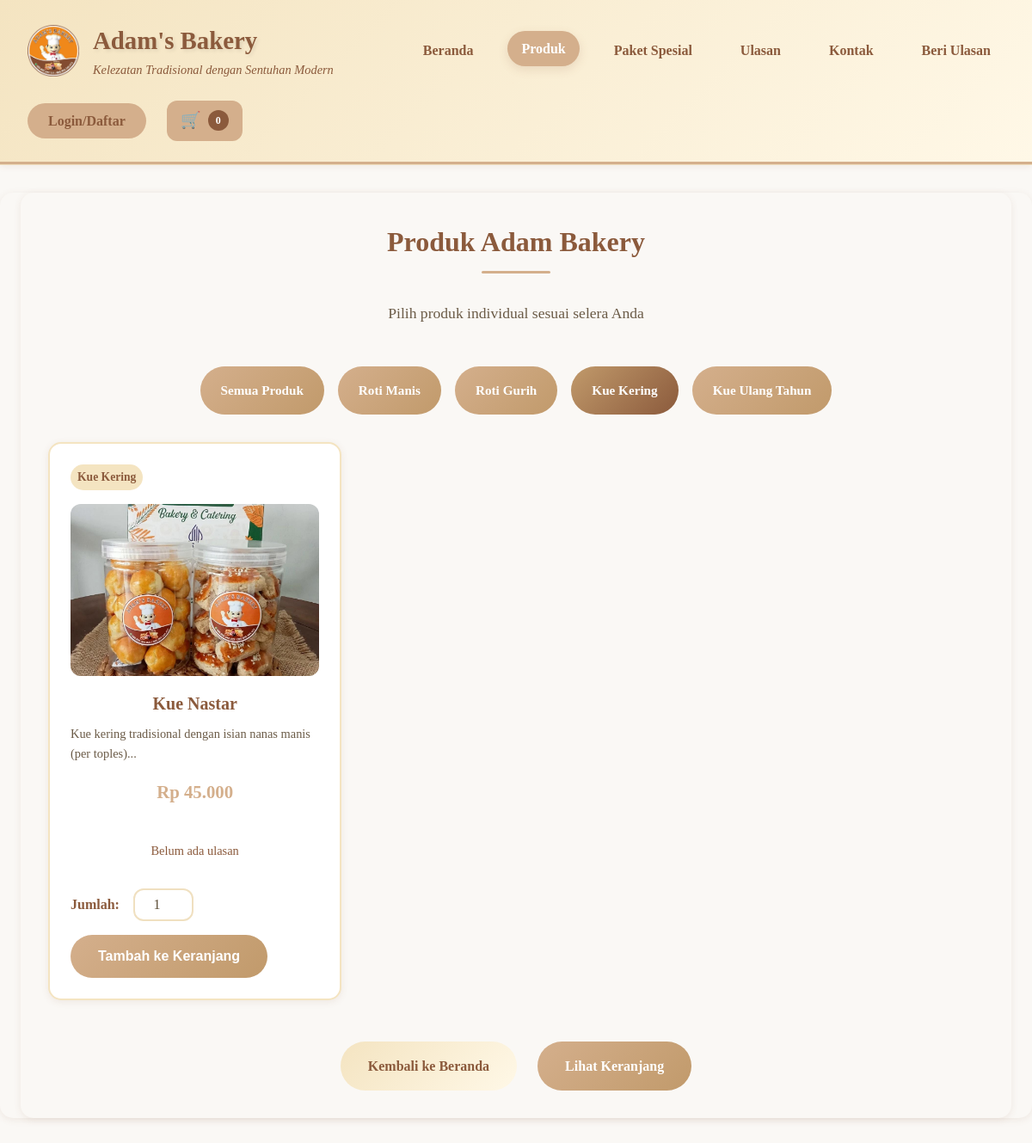
The app's page /products.php?category=Kue Kering (upper part), older data.
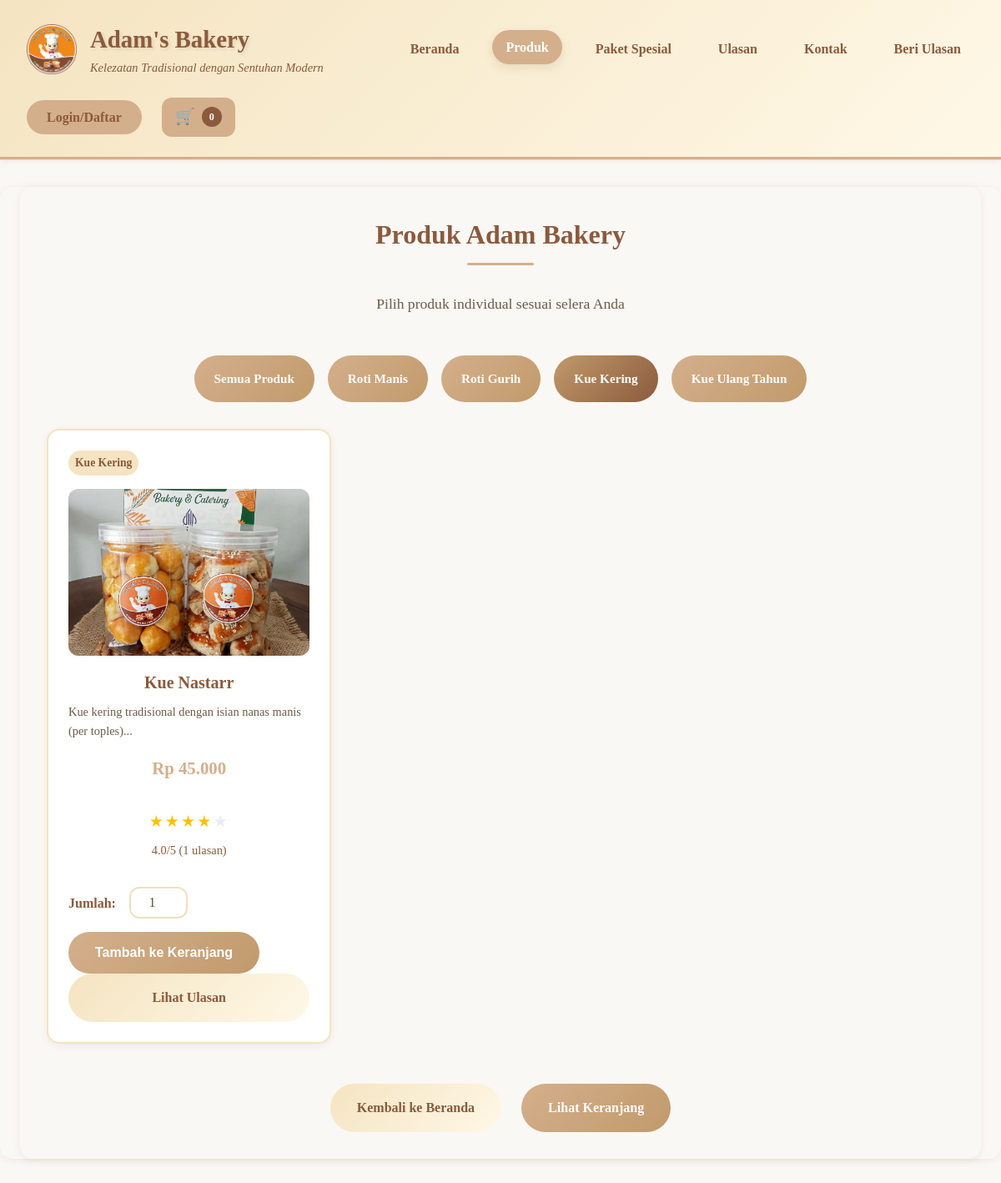
The same page, newer data.
### tables this page shows
CREATE TABLE `products` (
  `id` int(11) NOT NULL AUTO_INCREMENT,
  `category_id` int(11) NOT NULL,
  `nama` varchar(255) NOT NULL,
  `harga` decimal(10,2) NOT NULL,
  `kategori` enum('Roti Manis','Roti Gurih','Kue Kering','Kue Ulang Tahun') NOT NULL,
  `deskripsi` text DEFAULT NULL,
  `image` varchar(255) DEFAULT 'placeholder.jpg',
  `created_at` timestamp NOT NULL DEFAULT current_timestamp(),
  `updated_at` timestamp NOT NULL DEFAULT current_timestamp() ON UPDATE current_timestamp(),
  PRIMARY KEY (`id`),
  KEY `idx_category_id` (`category_id`),
  CONSTRAINT `products_ibfk_1` FOREIGN KEY (`category_id`) REFERENCES `categories` (`id`) ON DELETE CASCADE
);

### backend/sanitizer.php (called while the page is built, shortened)
<?php
class InputSanitizer
{
    public static function sanitizeString($input)
    {
        return trim($input);
    }
    public static function escapeHtml($output)
    {
        return htmlspecialchars($output, ENT_QUOTES, 'UTF-8');
    }
    public static function escapeAttr($output)
    {
        return htmlspecialchars($output, ENT_QUOTES, 'UTF-8');
    }
}
?>

### products.php (the view, shortened to what the changed rows need)
<?php
require_once 'includes/init.php';
$selectedCategory = InputSanitizer::sanitizeString($_GET['category'] ?? CATEGORY_ALL);
$conn = Database::getInstance()->getConnection();
if ($selectedCategory === CATEGORY_ALL) {
    $stmt = $conn->prepare('SELECT id, nama, kategori, harga, deskripsi, image FROM products ORDER BY id DESC');
} else {
    $stmt = $conn->prepare('SELECT id, nama, kategori, harga, deskripsi, image FROM products WHERE kategori = ? ORDER BY id DESC');
    $stmt->bind_param('s', $selectedCategory);
}
$stmt->execute();
$productsResult = $stmt->get_result();
function getProductReviews($conn, $productId)
{
    $stmt = $conn->prepare('SELECT AVG(rating) as avg_rating, COUNT(*) as total FROM reviews WHERE product_id = ? AND item_type = "product"');
    $stmt->bind_param('i', $productId);
    $stmt->execute();
    $result = $stmt->get_result();
    if ($result->num_rows > 0) {
        return $result->fetch_assoc();
    }
    return ['avg_rating' => 0, 'total' => 0];
}
?>
<!DOCTYPE html>
<html lang="id">
<head>
    <link rel="stylesheet" href="/assets/css/style.css">
</head>
<body>
    <?php require_once 'includes/header.php'; ?>
    <main class="products-page">
        <section class="page-header">
            <h2>Produk Adam Bakery</h2>
        </section>
        <section class="products-section">
            <?php if ($productsResult->num_rows > 0): ?>
                <div class="product-grid">
                    <?php while ($product = $productsResult->fetch_assoc()): ?>
                        <?php
                            $reviews = getProductReviews($conn, $product['id']);
                            $imageFile = 'uploads/' . $product['image'];
                        ?>
                        <div class="product-card">
                            <div class="product-category">
                                <?php echo InputSanitizer::escapeHtml($product['kategori']); ?>
                            </div>
                            <img src="<?php echo InputSanitizer::escapeAttr($imageFile); ?>"
                                 alt="<?php echo InputSanitizer::escapeAttr($product['nama']); ?>"
                                 class="product-image">
                            <h3 class="product-name">
                                <?php echo InputSanitizer::escapeHtml($product['nama']); ?>
                            </h3>
                            <?php if ($product['deskripsi']): ?>
                                <p class="product-description">
                                    <?php echo InputSanitizer::escapeHtml(substr($product['deskripsi'], 0, 60) . '...'); ?>
                                </p>
                            <?php endif; ?>
                            <div class="product-price">
                                <?php echo formatCurrency($product['harga']); ?>
                            </div>
                            <div class="product-reviews">
                                <?php if ($reviews['total'] > 0): ?>
                                    <?php echo renderStarRating((int)round($reviews['avg_rating'])); ?>
                                    <small class="review-count">
                                        <?php echo number_format($reviews['avg_rating'], 1); ?>/5 (<?php echo $reviews['total']; ?> ulasan)
                                    </small>
                                <?php else: ?>
                                    <small class="no-reviews">Belum ada ulasan</small>
                                <?php endif; ?>
                            </div>
                            <form method="post" action="add_to_cart.php" class="add-to-cart-form">
                                <div class="quantity-input">
                                    <label for="qty-<?php echo $product['id']; ?>">Jumlah:</label>
                                    <input type="number"
                                           id="qty-<?php echo $product['id']; ?>"
                                           name="quantity"
                                           value="1"
                                           min="1"
                                           max="100">
                                </div>
                                <button type="submit" class="btn btn-primary">Tambah ke Keranjang</button>
                            </form>
                            <?php if ($reviews['total'] > 0): ?>
                                <a href="view_reviews.php?type=product&id=<?php echo $product['id']; ?>"
                                   class="btn btn-secondary">
                                    Lihat Ulasan
                                </a>
                            <?php endif; ?>
                        </div>
                    <?php endwhile; ?>
                </div>
            <?php endif; ?>
        </section>
    </main>
    <?php require_once 'includes/footer.php'; ?>
</body>
</html>

### backend/helpers.php (shortened to what the changed rows need)
<?php
require_once __DIR__ . '/sanitizer.php';
function formatCurrency($amount)
{
    return 'Rp ' . number_format($amount, 0, ',', '.');
}
function renderStarRating($rating, $maxStars = 5)
{
    $html = '<div class="rating">';
    for ($i = 1; $i <= $maxStars; $i++) {
        $class = $i <= $rating ? '' : 'empty';
        $html .= '<span class="' . $class . '">★</span>';
    }
    $html .= '</div>';
    return $html;
}
?>

Row changes from the older to the newer data that the page shows:
changed products "Rp 45.000": nama "Kue Nastar" → "Kue Nastarr"; avg_rating (not shown) → "4.0"; total (not shown) → "1"; text "Belum ada ulasan" → "/5 ( ulasan) Lihat Ulasan"
